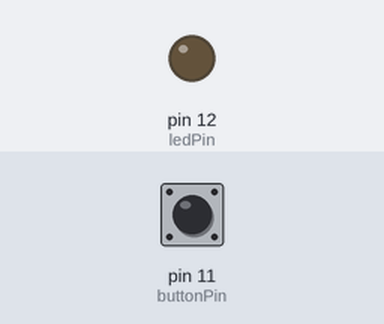
Bench run of a sketch on a simulated Arduino Uno, built with avr-gcc and run on an emulated ATmega328P. Shown: output pins drawn as LEDs (lit = HIGH). Inputs (shaded band) come from the test bench; at power-on: pin 11 (buttonPin) LOW.

Above: at 1.2 s.
1.3 s: pin 11 (buttonPin) pulled HIGH for 0.15 s
At 1.9 s:
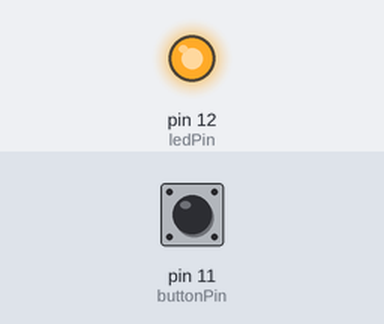
2.9 s: pin 11 (buttonPin) pulled HIGH for 1 s
At 3.2 s:
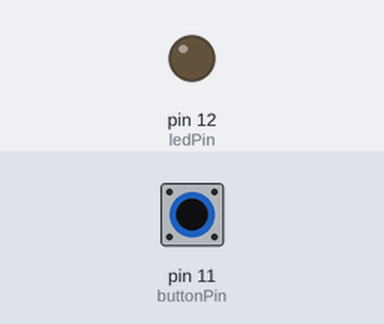
5.4 s: pin 11 (buttonPin) pulled HIGH for 3.2 s
At 6.3 s:
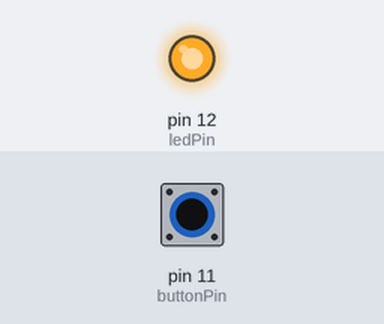
Timing chart, 0 to 8.4 s (numbered marks = the images above; inputs shaded):
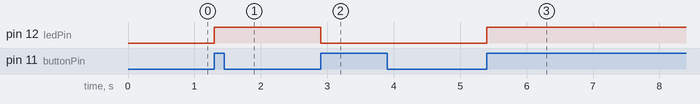

Measured:
- after the input at 1.3 s, pin 12 (ledPin): LOW → HIGH at once
- after the input at 2.9 s, pin 12 (ledPin): HIGH → LOW at once
- after the input at 5.4 s, pin 12 (ledPin): LOW → HIGH at once

The sketch:

led_controller.ino
```cpp
int buttonPin = 11; // Pin del botón
int ledPin = 12;   // Pin del LED
int buttonState = LOW; // Estado actual del botón
int lastButtonState = LOW; // Estado previo del botón
int ledState = LOW; // Estado del LED

void setup() {
  pinMode(buttonPin, INPUT);
  pinMode(ledPin, OUTPUT);
}

void loop() {
  buttonState = digitalRead(buttonPin);

  if (buttonState == HIGH && lastButtonState == LOW) {
    // Si el botón se ha pulsado
    if (ledState == LOW) {
      ledState = HIGH; // Enciende el LED si está apagado
    } else {
      ledState = LOW; // Apaga el LED si está encendido
    }
  }

  digitalWrite(ledPin, ledState);

  lastButtonState = buttonState;
}
```
